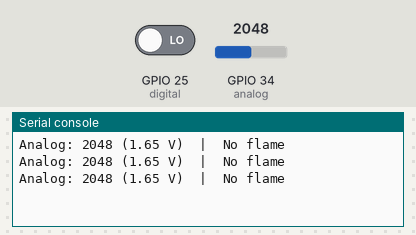
Simulated run of this program. Board: ESP32 board running MicroPython. Shown: the last lines printed to the serial console. Inputs (shaded band) come from the test bench; at power-on: GPIO 25 (digital) LOW, GPIO 34 (analog) = 2048 (analog values on the 0–4095 scale).

Above: at 1.2 s.
1.3 s: GPIO 25 (digital) driven HIGH
At 1.9 s:
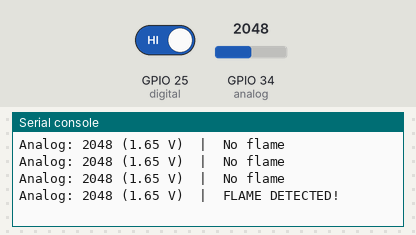
3.0 s: GPIO 34 (analog) set to 2866
At 3.4 s:
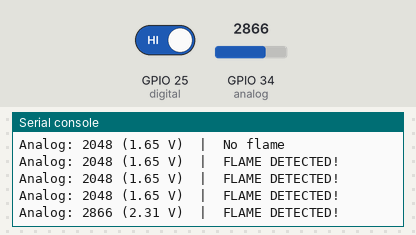
4.5 s: GPIO 34 (analog) set to 3603
At 4.9 s:
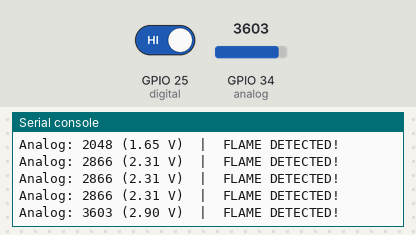
6.0 s: GPIO 25 (digital) driven LOW
At 6.3 s:
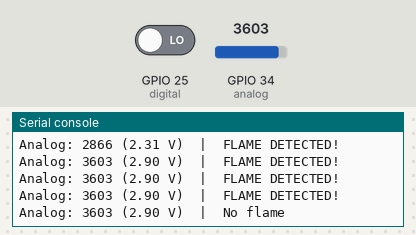
Timing chart, 0 to 8.5 s (numbered marks = the images above; inputs shaded):
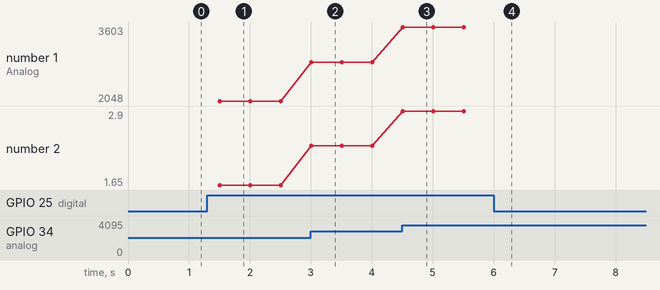

Measured:
- after the input at 1.3 s, the serial console: prints a new line after 0.20 s (image 1)
- after the input at 3.0 s, the serial console: prints a new line at once (image 2)
- after the input at 4.5 s, the serial console: prints a new line at once (image 3)
- after the input at 6.0 s, the serial console: prints a new line at once (image 4)
- plotted number 1: 2048 → 2866 after the input at 3.0 s, 2866 → 3603 after the input at 4.5 s
- plotted number 2: 1.65 → 2.31 after the input at 3.0 s, 2.31 → 2.9 after the input at 4.5 s

The program:

example_1.py
```python
# ESP32 MicroPython example that reads ADC1 (GPIO34) for analog intensity and the digital comparator on GPIO25, printing raw ADC, converted voltage, and flame status.
#
# Buy this module: https://shillehtek.com/products/flame-sensor-ky-026-arduino-esp32-raspberry-pi
# Full manual: https://shillehtek.com/blogs/shillehtek-product-manuals/flame-sensor-ky-026-arduino-esp32-raspberry-pi-manual
# More examples: https://github.com/shillehbean/shillehtek-examples
#

# KY-026 Flame Sensor - ESP32 MicroPython Example
# A0 -> GPIO 34, D0 -> GPIO 25, + -> 3V3, G -> GND

from machine import ADC, Pin
import time

# GPIO 34 is an ADC1 channel, so it keeps working with Wi-Fi on
analog = ADC(Pin(34))
analog.atten(ADC.ATTN_11DB)   # full 0 - 3.3V input range

digital = Pin(25, Pin.IN)     # comparator flame output

while True:
    raw = analog.read()               # 0 - 4095
    voltage = raw * 3.3 / 4095

    if digital.value() == 1:
        state = "FLAME DETECTED!"
    else:
        state = "No flame"

    print("Analog: {} ({:.2f} V)  |  {}".format(raw, voltage, state))
    time.sleep(0.5)
```
